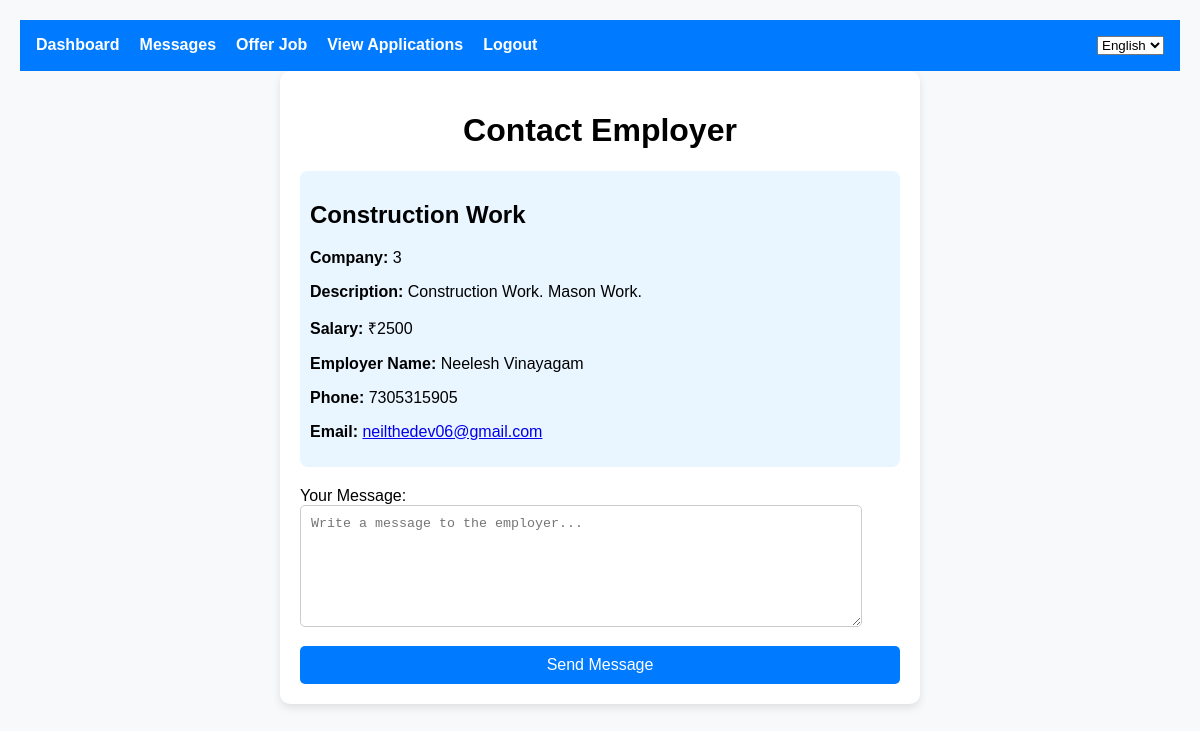
Before: /contact_employer/14 with the older database file.
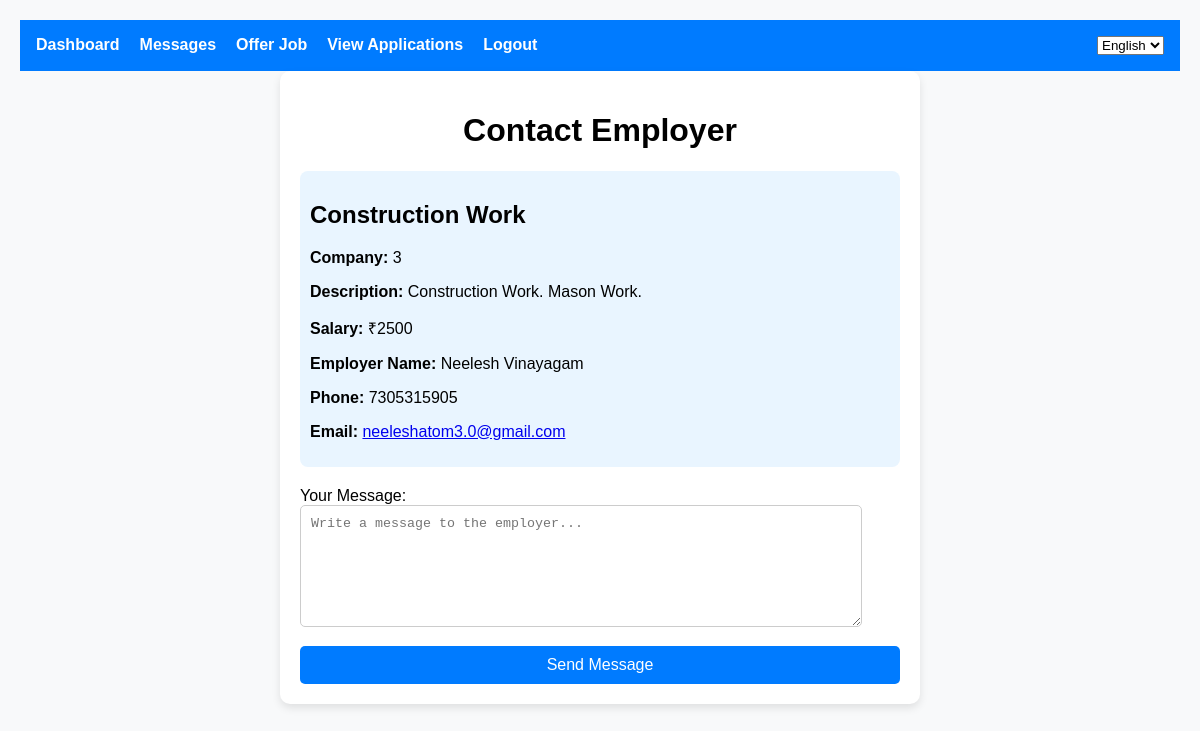
After: the same page with the newer database file.
### tables this page shows
CREATE TABLE jobs(
            id INTEGER PRIMARY KEY AUTOINCREMENT,
            company_id INTEGER NOT NULL,
            job_title TEXT NOT NULL,
            location TEXT NOT NULL,
            work_start TIME NOT NULL,       
            work_end TIME NOT NULL,         
            duration_start DATE NOT NULL,   
            duration_end DATE NOT NULL,     
            description TEXT NOT NULL,
            salary INTEGER NOT NULL, posted_by INTEGER NOT NULL DEFAULT 1,
            FOREIGN KEY (company_id) REFERENCES company(id) ON DELETE CASCADE
        );

CREATE TABLE employers (
            id INTEGER PRIMARY KEY AUTOINCREMENT,
            name TEXT NOT NULL,
            phone TEXT UNIQUE NOT NULL,
            language TEXT NOT NULL,
            aadhar TEXT NOT NULL,
            dob TEXT NOT NULL,
            sex TEXT NOT NULL,
            address TEXT NOT NULL,
            abilities_required TEXT,
            company_id INTEGER,
            password TEXT NOT NULL, email TEXT, uuid integer, license text, verified boolean default false,
            FOREIGN KEY (company_id) REFERENCES company(id) ON DELETE CASCADE
        );

### app.py (the view, shortened to what this page needs)
@app.route('/contact_employer/<int:job_id>', methods=['GET', 'POST'])
def contact_employer(job_id):
    db = get_db()
    cursor = db.cursor()
    print(job_id)
    cursor.execute('''
        SELECT jobs.id, jobs.job_title, jobs.description, jobs.salary, jobs.company_id,
               employers.id AS employer_id, employers.name, employers.phone, employers.email
        FROM jobs
        JOIN employers ON jobs.posted_by = employers.id  -- Join directly using the posted_by column
        WHERE jobs.id = ?
    ''', (int(job_id),))
    job = cursor.fetchone()
    if not job:
        flash("Job not found.", "error")
        return redirect(url_for('search_jobs'))
    return render_template('contact_employer.html', job=job)

### app.py (called while the page is built)
def get_db():
    db = getattr(g, '_database', None)
    if db is None:
        db = g._database = sqlite3.connect(DATABASE)
        db.row_factory = sqlite3.Row
    return db

@app.teardown_appcontext
def close_connection(exception):
    db = getattr(g, '_database', None)
    if db is not None:
        db.close()

### templates/contact_employer.html (shortened to what this page needs)
<!DOCTYPE html>
<html lang="en">
<head>
</head>
<body>
    <nav class="navbar">
        <ul>
            <li><a href="{{ url_for('dashboard') }}">Dashboard</a></li>
            <li><a href="{{ url_for('view_messages') }}">Messages</a></li>
            {% if session.user_role == 'laborer' %}
            <li><a href="{{ url_for('grievance') }}">Grievance</a></li>
            <li><a href="{{ url_for('schemes') }}">Schemes</a></li>
            <li><a href="{{ url_for('search_jobs') }}">Search Jobs</a></li>
            <li><a href="{{ url_for('track_applications') }}">Track Applications</a></li>
            {% else %}
            <li><a href="{{ url_for('offer_job') }}">Offer Job</a></li>
            <li><a href="{{ url_for('view_applications') }}">View Applications</a></li>
            {% endif %}
            <li><a href="{{ url_for('logout') }}">Logout</a></li>
        </ul>
        <select id="language-switch">
            <option value="en">English</option>
        </select>
    </nav>
<div class="container">
    <h1>Contact Employer</h1>
    <div class="job-details">
        <h2>{{ job['job_title'] }}</h2>
        <p><strong>Company:</strong> {{ job['company_id'] }}</p>
        <p><strong>Description:</strong> {{ job['description'] }}</p>
        <p><strong>Salary:</strong> ₹{{ job['salary'] }}</p>
        <p><strong>Employer Name:</strong> {{ job['name'] }}</p>
        <p><strong>Phone:</strong> {{ job['phone'] }}</p>
        <p><strong>Email:</strong> <a href="mailto:{{ job['email'] }}">{{ job['email'] }}</a></p>
    </div>
    <form method="POST">
        <div class="form-group">
            <label for="message">Your Message:</label>
            <textarea id="message" name="message" required placeholder="Write a message to the employer..."></textarea>
        </div>
        <button type="submit">Send Message</button>
    </form>
</div>
</body>
</html>

### templates/contact_employer.html (style rules this page uses)
body { font-family: Arial, sans-serif; margin: 0; padding: 20px; background-color: #f8f9fa; }
.container { max-width: 600px; margin: auto; padding: 20px; background: white; border-radius: 10px; box-shadow: 0px 4px 8px rgba(0, 0, 0, 0.1); }
h1 { text-align: center; }
.job-details { background-color: #e9f5ff; padding: 10px; border-radius: 8px; margin-bottom: 20px; }
.form-group { margin-bottom: 15px; }
textarea { width: 90%; height: 100px; border-radius: 5px; padding: 10px; border: 1px solid #ccc; }
button { background-color: #007bff; color: white; padding: 10px; border: none; width: 100%; border-radius: 5px; font-size: 16px; }
.navbar { display: flex; justify-content: space-between; background-color: #007bff; padding: 1rem; color: white; }
.navbar ul { list-style: none; padding: 0; margin: 0; display: flex; }
.navbar ul li { margin-right: 20px; }
.navbar a { text-decoration: none; color: white; font-weight: bold; }

Changed rows visible on the page:
changed employers "Neelesh Vinayagam": email "neilthedev06@gmail.com" → "neeleshatom3.0@gmail.com"
